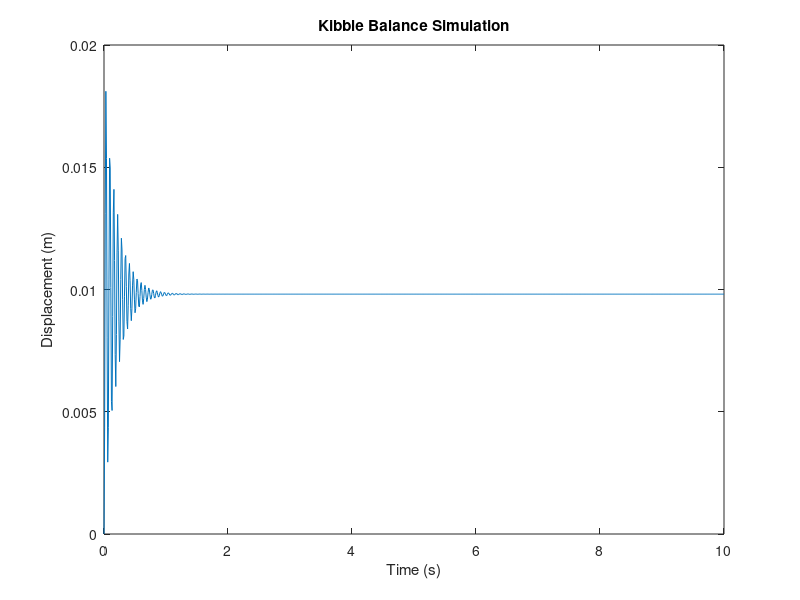

Write MATLAB code to recreate this figure.
% Define constants
h = 6.626e-34;      % Planck constant
g = 9.81;           % acceleration due to gravity
L = 1.5;            % length of balance arm (m)
m = 1;              % mass of weight (kg)
B = 1.2;            % magnetic field (T)
A = 0.1;            % cross-sectional area of coil (m^2)
r = 0.02;           % radius of coil (m)
k = 100;            % spring constant (N/m)
R = 10;             % resistance of coil (ohms)
C = 1e-3;           % capacitance of circuit (F)

% Define transfer function
s = tf('s');
H = (k/R) / (m*s^2 + (k/R)*s + k*m/(R*C));

% Define time vector and input
t = linspace(0, 10, 1000);
u = m*g*ones(size(t));

% Simulate response
y = lsim(H, u, t);

% Plot results
plot(t, y);
xlabel('Time (s)');
ylabel('Displacement (m)');
title('Kibble Balance Simulation');
